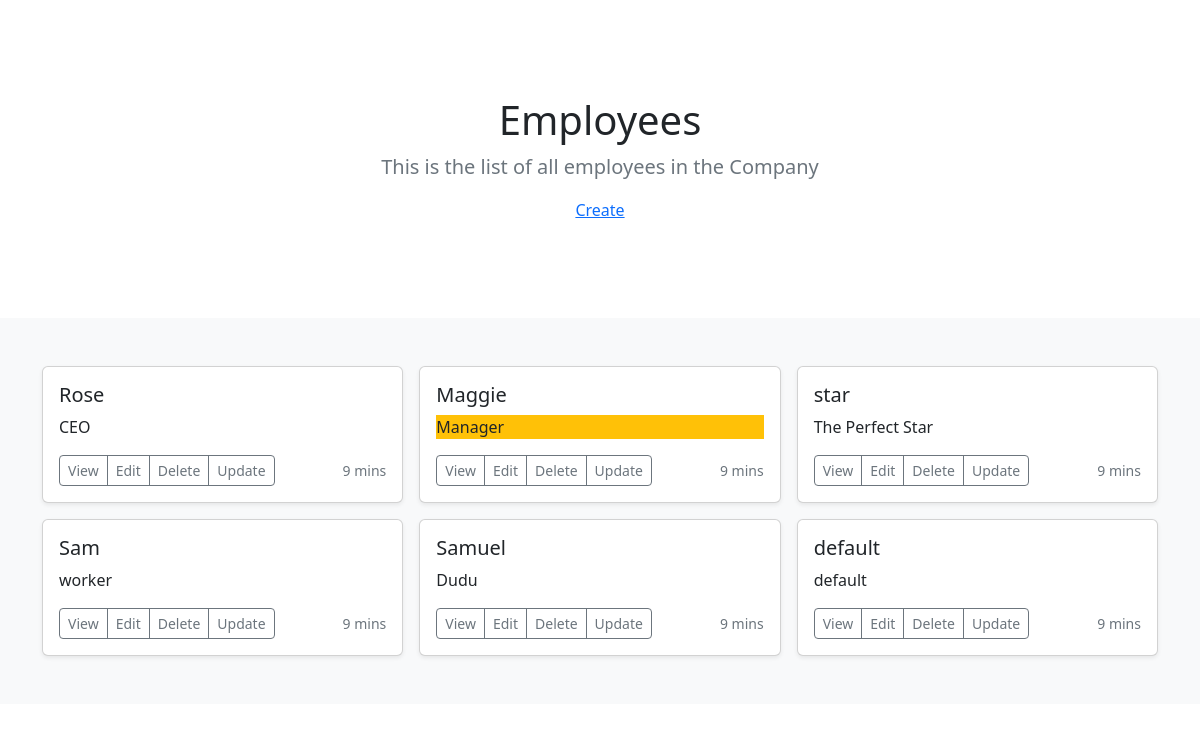
/employee/, run on an earlier commit of the app's database.
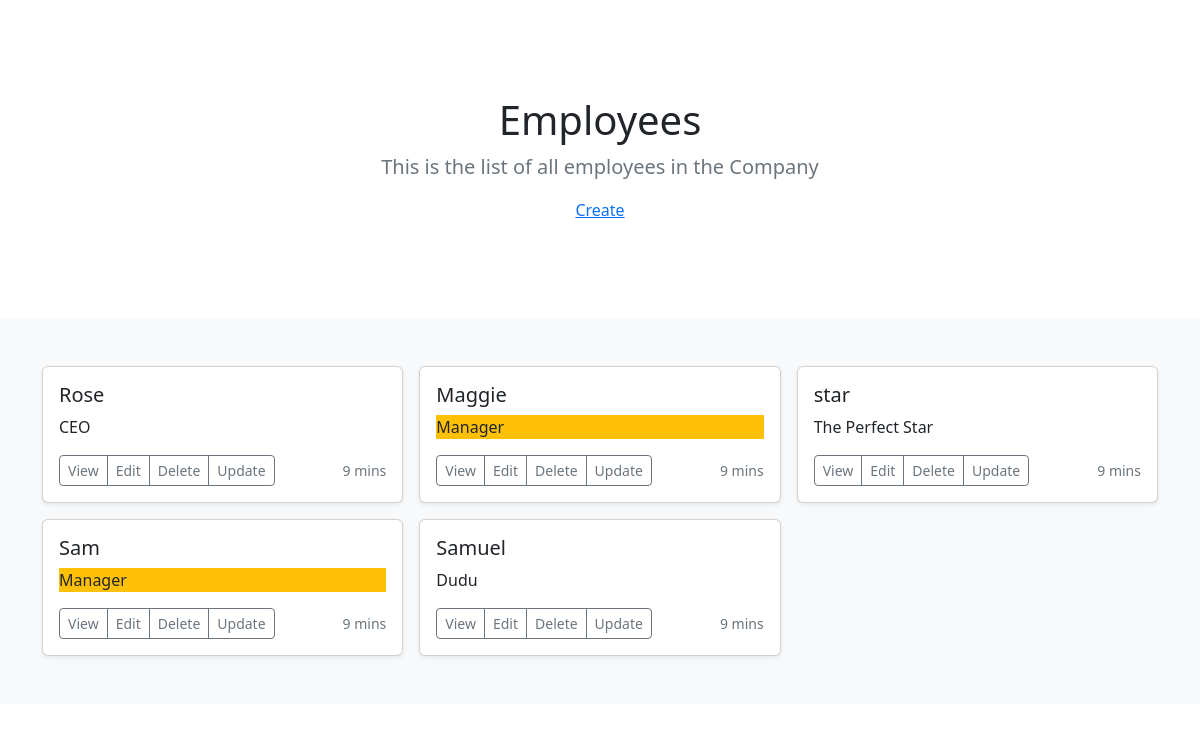
And on a later commit of the database.
### employee/models.py (models this page shows)
class Employee(models.Model): # Automatically create id
    name = models.CharField(max_length=255)
    title = models.CharField(max_length=255)

### employee/views.py (the view)
# urls.py: path('',views.index,name = 'index'),
def index(request):
    myEmployees = Employee.objects.all().values()
    template = loader.get_template('employee/index.html')
    context = {
        'myEmployees':myEmployees
    }
    return HttpResponse(template.render(context,request))

### employee/templates/employee/index.html (shortened to what this page needs)
{% include 'head.html' %}
    <main>
      <section class="py-5 text-center container">
        <div class="row py-lg-5">
          <div class="col-lg-6 col-md-8 mx-auto">
            <h1 class="fw-light">Employees</h1>
            <p class="lead text-muted">
              This is the list of all employees in the Company
            </p>
          </div>
          <a href="http://127.0.0.1:8000/employee/create/">
            Create
          </a>
        </div>
      </section>
      <div class="album py-5 bg-light">
        <div class="container">
          <div class="row row-cols-1 row-cols-sm-2 row-cols-md-3 g-3">
            {% for x in myEmployees%}
            <div class="col">
              <div class="card shadow-sm">
                <div class="card-body">
                  <h5 class="card-title">{{x.name}}</h5>
                    {% if x.title == 'Manager' %}
                  <p class="card-text bg-warning">{{x.title}}</p>
                    {%else%}
                    <p class="card-text">{{x.title}}</p>
                    {%endif%}
                  <div class="d-flex justify-content-between align-items-center">
                    <div class="btn-group">
                      <button type="button" class="btn btn-sm btn-outline-secondary">
                        View
                      </button>
                      <button type="button" class="btn btn-sm btn-outline-secondary">
                        Edit
                      </button>
                    <a href= 'delete/{{x.id}}', type="button" class="btn btn-sm btn-outline-secondary">
                      Delete
                    </a>
                    <a href= 'update/{{x.id}}', type="button" class="btn btn-sm btn-outline-secondary">
                      Update
                    </a>
                    </div>
                    <small class="text-muted">9 mins</small>
                  </div>
                </div>
              </div>
            </div>
            {% endfor %}
            </div>
          </div>
        </div>
    </main>

What changed in the data, as far as the page shows it:
removed Employee: name "default", title "default"
changed Employee "Sam": title "worker" → "Manager"
